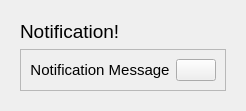
        <widget class="QWidget" name="popupNotificationContainer" native="true">
         <layout class="QVBoxLayout" name="verticalLayout_19">
          <item>
           <widget class="QWidget" name="popupNotificationSubContainer" native="true">
            <layout class="QVBoxLayout" name="verticalLayout_20">
             <item>
              <widget class="QLabel" name="label_14">
               <property name="font">
                <font>
                 <pointsize>14</pointsize>
                 <weight>50</weight>
                 <bold>false</bold>
                </font>
               </property>
               <property name="text">
                <string>Notification!</string>
               </property>
              </widget>
             </item>
             <item>
              <widget class="QFrame" name="frame_9">
               <property name="frameShape">
                <enum>QFrame::StyledPanel</enum>
               </property>
               <property name="frameShadow">
                <enum>QFrame::Raised</enum>
               </property>
               <layout class="QHBoxLayout" name="horizontalLayout_10">
                <item>
                 <widget class="QLabel" name="label_13">
                  <property name="sizePolicy">
                   <sizepolicy hsizetype="Expanding" vsizetype="Preferred">
                    <horstretch>0</horstretch>
                    <verstretch>0</verstretch>
                   </sizepolicy>
                  </property>
                  <property name="font">
                   <font>
                    <pointsize>11</pointsize>
                    <weight>50</weight>
                    <bold>false</bold>
                   </font>
                  </property>
                  <property name="text">
                   <string>Notification Message</string>
                  </property>
                  <property name="alignment">
                   <set>Qt::AlignCenter</set>
                  </property>
                 </widget>
                </item>
                <item>
                 <widget class="QPushButton" name="pushButton_8">
                  <property name="toolTip">
                   <string>Close Notification</string>
                  </property>
                  <property name="text">
                   <string/>
                  </property>
                  <property name="icon">
                   <iconset resource="resources.qrc">
                    <normaloff>:/icons/icons/white/x-octagon.svg</normaloff>:/icons/icons/white/x-octagon.svg</iconset>
                  </property>
                  <property name="iconSize">
                   <size>
                    <width>24</width>
                    <height>24</height>
                   </size>
                  </property>
                 </widget>
                </item>
               </layout>
              </widget>
             </item>
            </layout>
           </widget>
          </item>
         </layout>
        </widget>
